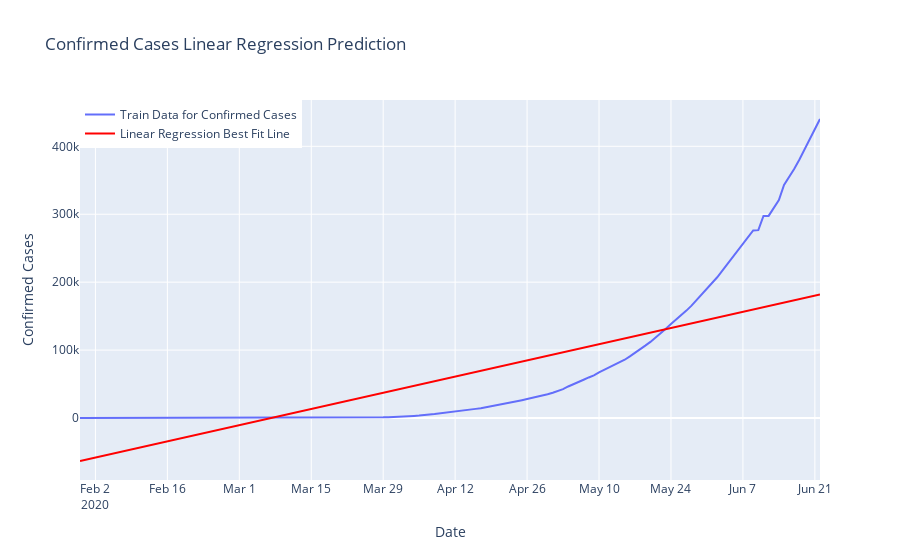

This figure's notebook cell:
### Code cell
import plotly.graph_objects as go
plt.figure(figsize=(11,6))
prediction_linreg=lin_reg.predict(np.array(datewise["Days Since"]).reshape(-1,1))
linreg_output=[]
for i in range(prediction_linreg.shape[0]):
    linreg_output.append(prediction_linreg[i][0])

fig=go.Figure()
fig.add_trace(go.Scatter(x=datewise.index, y=datewise["Confirmed"],
                    mode='lines',name="Train Data for Confirmed Cases"))
fig.add_trace(go.Scatter(x=datewise.index, y=linreg_output,
                    mode='lines',name="Linear Regression Best Fit Line",
                    line=dict(color='red')))
fig.update_layout(title="Confirmed Cases Linear Regression Prediction",
                 xaxis_title="Date",yaxis_title="Confirmed Cases",legend=dict(x=0,y=1,traceorder="normal"))
fig.show()

### Figure 1 — Plotly figure (JSON) as saved in the notebook; plotly's stock layout.template omitted (floating-point values rounded to 4 significant figures; data arrays with more than 128 entries replaced by an {"elided": "..."} marker saying what was removed)
{"data": [{"mode": "lines", "name": "Train Data for Confirmed Cases", "type": "scatter", "x": {"elided": "145 str values"}, "y": {"elided": "145 int values"}}, {"line": {"color": "red"}, "mode": "lines", "name": "Linear Regression Best Fit Line", "type": "scatter", "x": {"elided": "145 str values"}, "y": {"elided": "145 float values"}}], "layout": {"legend": {"traceorder": "normal", "x": 0, "y": 1}, "title": {"text": "Confirmed Cases Linear Regression Prediction"}, "xaxis": {"title": {"text": "Date"}}, "yaxis": {"title": {"text": "Confirmed Cases"}}}}
